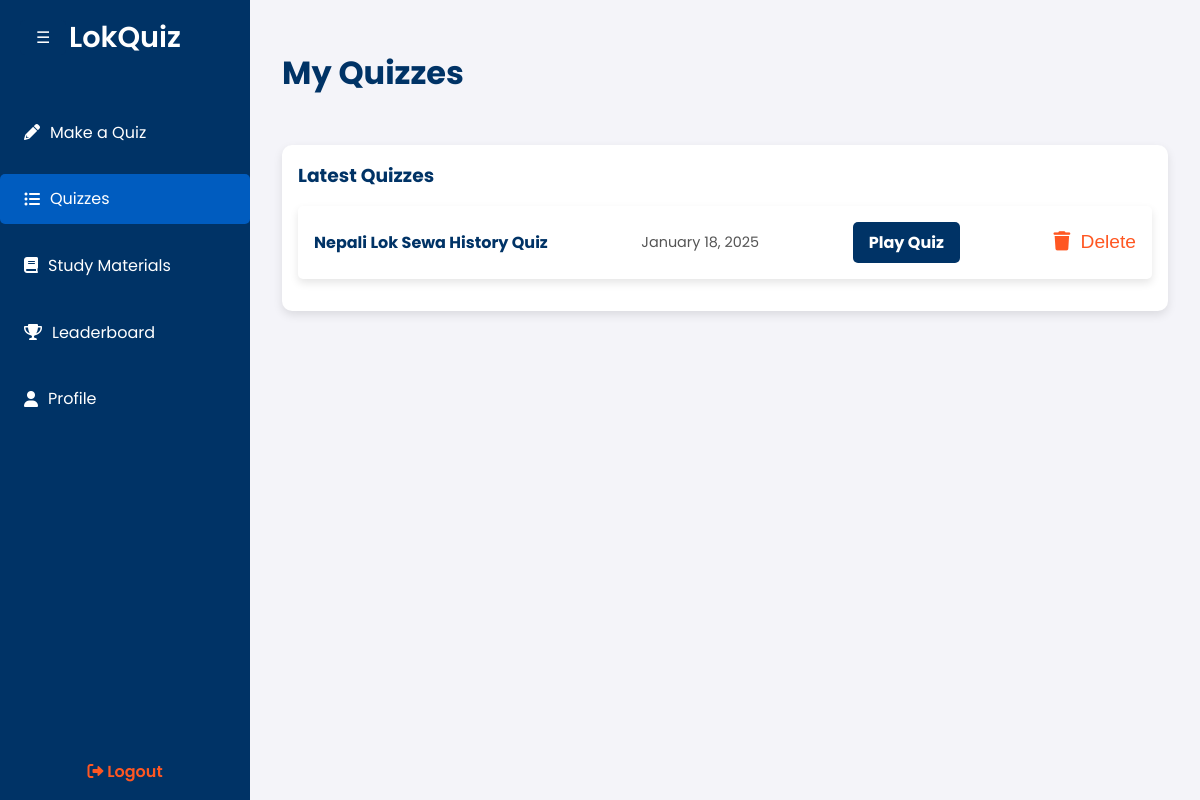
The page /quizzes/ (signed in) on the database as committed earlier.
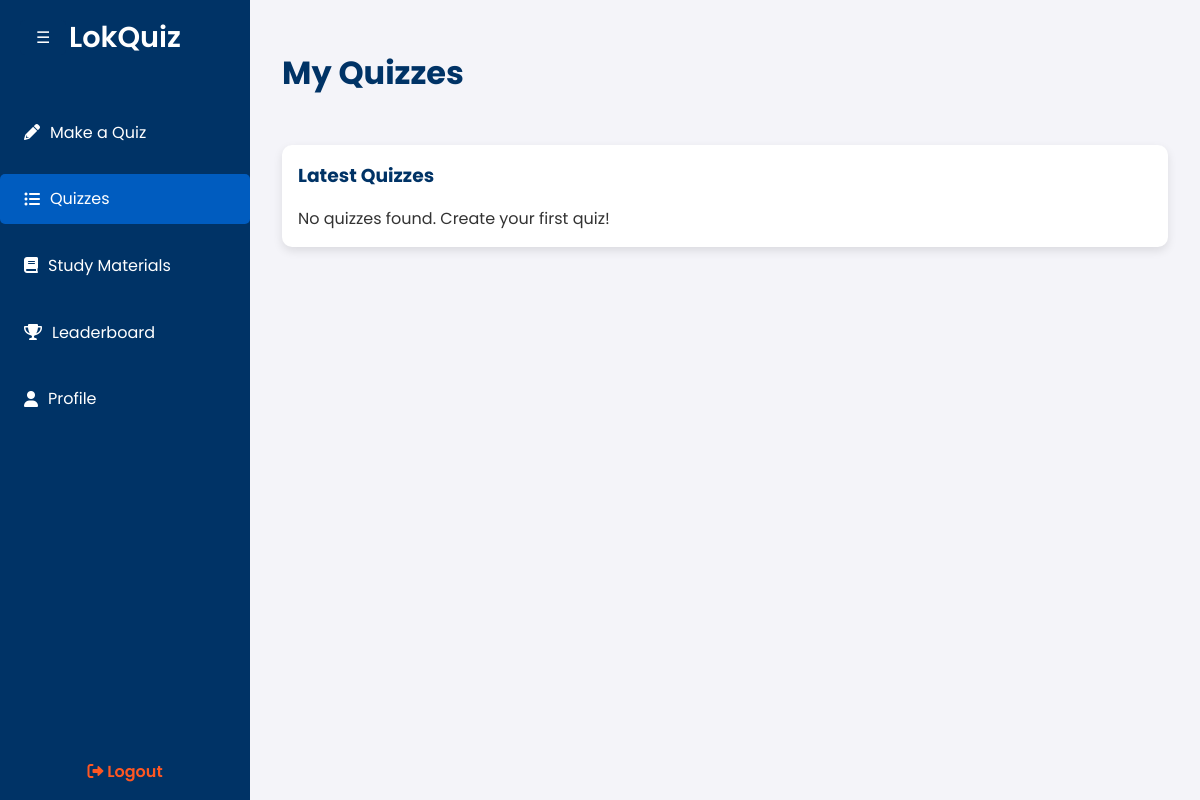
The same page on the database as committed later.
### home/models.py (models this page shows, shortened)
class Quiz(models.Model):
    user = models.ForeignKey(User, on_delete=models.CASCADE)
    name = models.CharField(max_length=255)
    topic = models.CharField(max_length=255)
    description = models.TextField()
    created_at = models.DateTimeField(auto_now_add=True)

### home/views.py (the view)
# urls.py: path('quizzes/', views.my_quizzes, name='quizzes_page'),
@login_required(login_url='/login/')
def my_quizzes(request):
    user_quizzes = Quiz.objects.filter(user=request.user).order_by('-created_at')
    if request.method == 'POST' and 'delete_quiz' in request.POST:
        quiz_id = request.POST.get('quiz_id')
        quiz = get_object_or_404(Quiz, id=quiz_id, created_by=request.user)
        quiz.delete()
        messages.success(request, "Quiz deleted successfully.")
        return redirect('my_quizzes')
    return render(request, 'home/quizzes.html', {
        'latest_quizzes': user_quizzes,  # Pass quizzes as `latest_quizzes`
    })

### home/templates/home/quizzes.html (shortened to what this page needs)
<!DOCTYPE html>
<html lang="en">
<head>
    <link href="https://cdnjs.cloudflare.com/ajax/libs/font-awesome/6.0.0-beta3/css/all.min.css" rel="stylesheet">
</head>
<body>
    <button class="toggle-btn" onclick="toggleSidebar()">☰</button>
    <div class="sidebar">
        <a href="/dashboard/" class="logo">LokQuiz</a>
        <ul>
            <li><a href="/makequiz/"><i class="fas fa-pencil-alt"></i> Make a Quiz</a></li>
            <li class="active"><a href="/quizzes/"><i class="fas fa-list-ul"></i> Quizzes</a></li>
            <li><a href="/materials/"><i class="fas fa-book"></i> Study Materials</a></li>
            <li><a href="/leaderboard/"><i class="fas fa-trophy"></i> Leaderboard</a></li>
            <li><a href="/profile/"><i class="fas fa-user"></i> Profile</a></li>
        </ul>
        <div class="logout">
            <a href="#" onclick="confirmLogout(event)"><i class="fas fa-sign-out-alt"></i> Logout</a>
        </div>
    </div>
    <div class="main-content">
        <h1>My Quizzes</h1>
        <div class="latest-quizzes">
            <h3>Latest Quizzes</h3>
            {% if latest_quizzes %}
                <ul>
                    {% for quiz in latest_quizzes %}
                        <li>
                            <div class="quiz-item">
                                <span class="quiz-name">{{ quiz.name }}</span>
                                <span class="quiz-date">{{ quiz.created_at|date:"F j, Y" }}</span>
                                <a href="{% url 'play_quiz' quiz.id %}" class="play-button">Play Quiz</a>
                                <form method="POST" action="{% url 'delete_quiz' quiz.id %}" style="display:inline;">
                                    <button type="submit" class="delete-button" onclick="return confirm('Are you sure you want to delete this quiz?')">
                                        <i class="fas fa-trash"></i> Delete
                                    </button>
                                </form>
                            </div>
                        </li>
                    {% endfor %}
                </ul>
            {% else %}
                <p>No quizzes found. Create your first quiz!</p>
            {% endif %}
        </div>
    </div>
</body>
</html>

Rows that differ between the two databases and show on the page:
removed Quiz: name "Nepali Lok Sewa History Quiz", created_at "January 18, 2025"
Other text that changed with them:
text now shown: "No quizzes found. Create your first quiz!"
